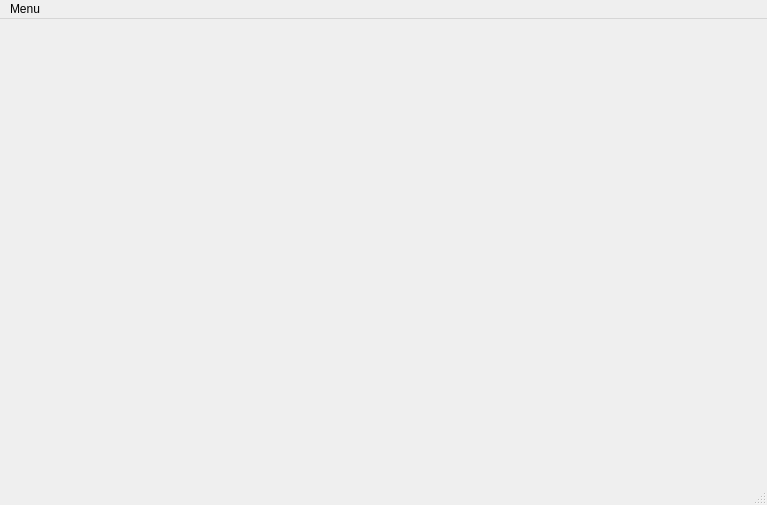
<?xml version="1.0" encoding="UTF-8"?>
<ui version="4.0">
 <class>Serveur</class>
 <widget class="QMainWindow" name="Serveur">
  <property name="geometry">
   <rect>
    <x>0</x>
    <y>0</y>
    <width>767</width>
    <height>505</height>
   </rect>
  </property>
  <property name="windowTitle">
   <string>Codenames - Espion</string>
  </property>
  <widget class="QWidget" name="centralwidget">
   <layout class="QGridLayout" name="gridLayout"/>
  </widget>
  <widget class="QMenuBar" name="menubar">
   <property name="geometry">
    <rect>
     <x>0</x>
     <y>0</y>
     <width>767</width>
     <height>30</height>
    </rect>
   </property>
   <widget class="QMenu" name="menuMenu">
    <property name="title">
     <string>Menu</string>
    </property>
    <addaction name="actionNouvelle_partie"/>
    <addaction name="actionObtenir_adresse_IP"/>
    <addaction name="actionObtenir_adresse_IP_globale"/>
    <addaction name="actionTest"/>
   </widget>
   <addaction name="menuMenu"/>
  </widget>
  <widget class="QStatusBar" name="statusbar"/>
  <action name="actionNouvelle_partie">
   <property name="text">
    <string>Nouvelle partie</string>
   </property>
  </action>
  <action name="actionObtenir_adresse_IP">
   <property name="text">
    <string>Obtenir adresse IP locale</string>
   </property>
  </action>
  <action name="actionObtenir_adresse_IP_globale">
   <property name="text">
    <string>Obtenir adresse IP externe</string>
   </property>
  </action>
  <action name="actionTest">
   <property name="text">
    <string>Test</string>
   </property>
  </action>
 </widget>
 <resources/>
 <connections/>
</ui>
